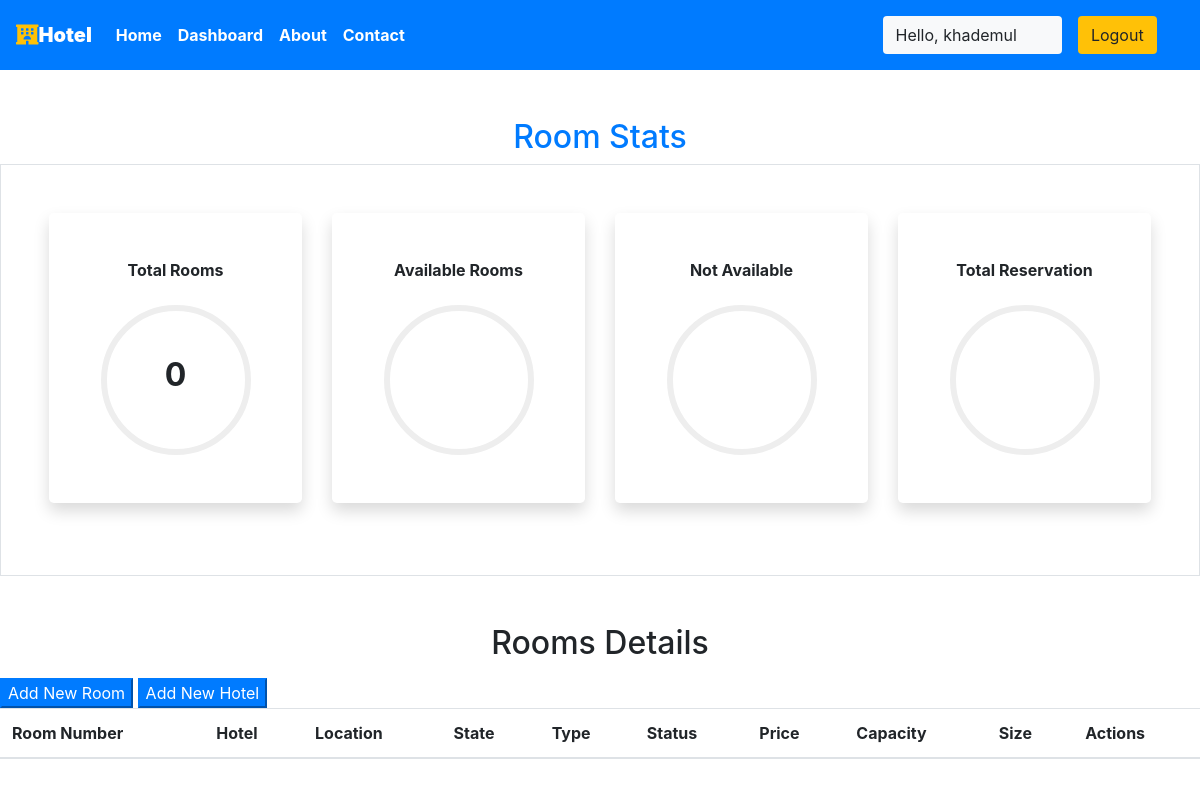
Page /staff/panel (signed in) on the earlier database version.
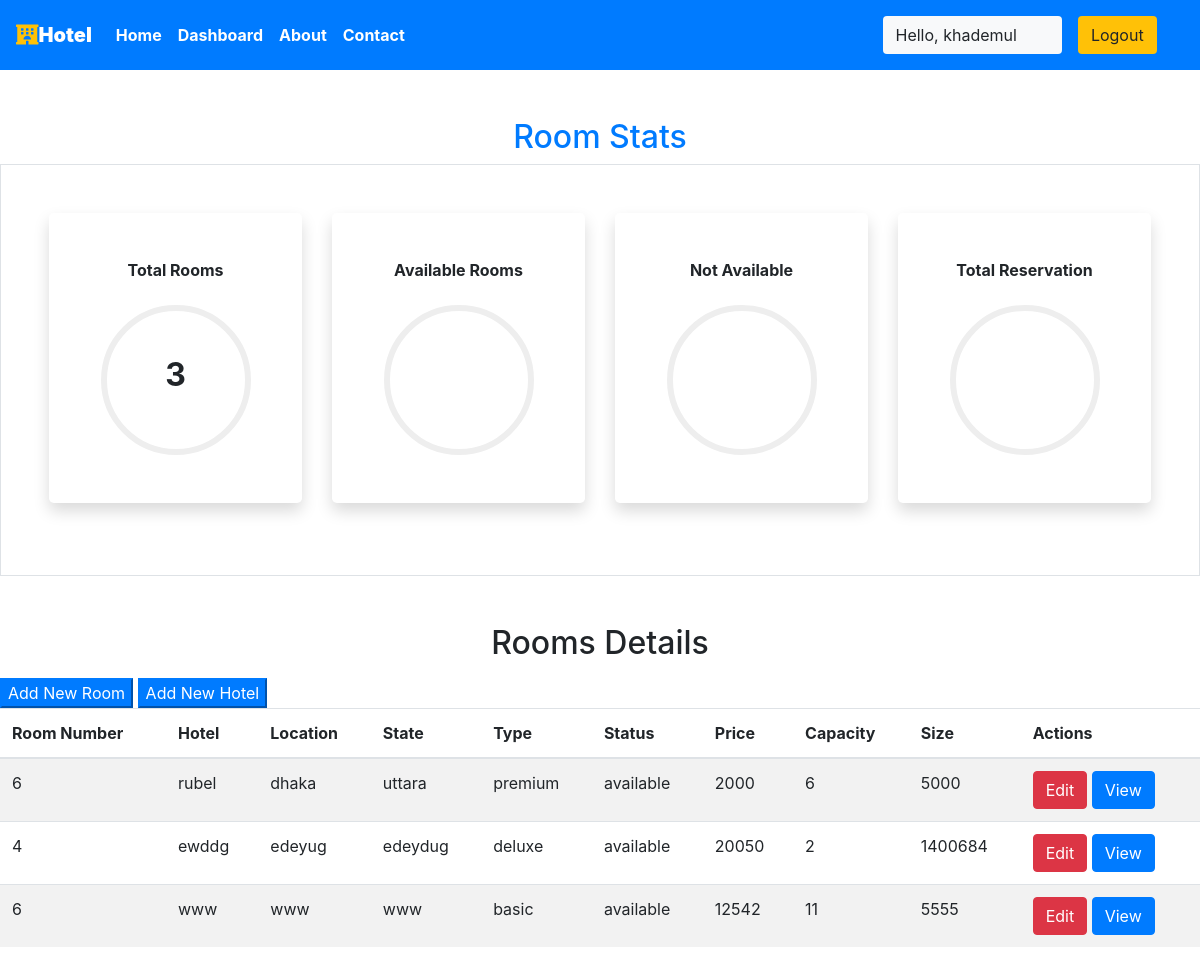
Same page on the later database version.
### main/models.py (models this page shows, shortened)
class Room(models.Model):
    ROOM_STATUS = (
    ("1", "available"),
    ("2", "not available"),
    )
    ROOM_TYPE = (
    ("1", "premium"),
    ("2", "deluxe"),
    ("3","basic"),
    )
    id = models.AutoField(primary_key=True)
    room_type = models.CharField(max_length=50,choices = ROOM_TYPE)
    capacity = models.IntegerField()
    price = models.IntegerField()
    size = models.IntegerField()
    hotel = models.ForeignKey(Hotel, on_delete = models.CASCADE)
    status = models.CharField(choices =ROOM_STATUS,max_length = 15)
    roomnumber = models.IntegerField()

class Hotel(models.Model):
    id = models.AutoField(primary_key=True)
    name = models.CharField(max_length=30,null=True)
    owner = models.ForeignKey(User, blank=True, null=True, on_delete=models.CASCADE)
    location = models.CharField(max_length=50)
    state = models.CharField(max_length=50,null=True)
    country = models.CharField(max_length=50,null=True)
    def __str__(self):
        return self.name

### main/views.py (the view)
# urls.py: path('staff/panel', views.panel,name="staffpanel"),
@login_required(login_url='/staff')
def panel(request):
    if  request.user.groups.exists():
        user = request.user
        hotell = Hotel.objects.filter(owner=user)
        totall_rooms = []
        for hotels in hotell:
            room = Room.objects.filter(hotel=hotels)
            totall_rooms += room
        total_rooms = len(totall_rooms)
        hotel = Hotel.objects.filter(owner=user)
        response = render(request,'staff/panel.html',{'name':hotel,'rooms':totall_rooms,'total_rooms':total_rooms})
        return HttpResponse(response)
    else:
        messages.success(request,"Access Denied")
        return redirect('homepage')

### main/templatetags/app_tags.py (called while the page is built)
@register.filter(name='has_group')
def has_group(user, group_name):
    group = Group.objects.get(name=group_name)
    return True if group in user.groups.all() else False

### templates/staff/panel.html (shortened to what this page needs)
{% extends 'basic.html' %} {% block title %} staff panel {% endblock title %}
{% block body %}
<section class="my-5">
  {%load app_tags%}
  <h2 class="text-center text-primary">Room Stats</h2>
  <div class="container-fluid px-5 py-5 border">
    <div class="row">
      <div class="col-xl-3 col-lg-6 col-sm-12 mb-4">
        <div class="bg-white rounded-lg p-5 shadow">
          <h2 class="h6 font-weight-bold text-center mb-4">Total Rooms</h2>
          {% if total_rooms is not none %}
          <div
            class="progress mx-auto"
            data-value="{{"
            total_rooms|percentage:total_rooms}}
          >
            <span class="progress-left">
            </span>
            <span class="progress-right">
            </span>
            <div
              class="progress-value w-100 h-100 rounded-circle d-flex align-items-center justify-content-center"
            >
              <div class="h2 font-weight-bold">{{ total_rooms}}</div>
            </div>
          </div>
          {% endif %}
        </div>
      </div>
      <div class="col-xl-3 col-lg-6 col-sm-12 mb-4">
        <div class="bg-white rounded-lg p-5 shadow">
          <h2 class="h6 font-weight-bold text-center mb-4">Available Rooms</h2>
          {% if total_rooms is not none %}
          <div
            class="progress mx-auto"
            data-value="{{"
            available|percentage:total_rooms}}
          >
            <span class="progress-left">
            </span>
            <span class="progress-right">
            </span>
            <div
              class="progress-value w-100 h-100 rounded-circle d-flex align-items-center justify-content-center"
            >
            </div>
          </div>
          {% endif %}
        </div>
      </div>
      <div class="col-xl-3 col-lg-6 col-sm-12 mb-4">
        <div class="bg-white rounded-lg p-5 shadow">
          <h2 class="h6 font-weight-bold text-center mb-4">Not Available</h2>
          {% if total_rooms is not none %}
          <div
            class="progress mx-auto"
            data-value="{{"
            unavailable|percentage:total_rooms}}
          >
            <span class="progress-left">
            </span>
            <span class="progress-right">
            </span>
            <div
              class="progress-value w-100 h-100 rounded-circle d-flex align-items-center justify-content-center"
            >
            </div>
          </div>
          {% endif %}
        </div>
      </div>
      <div class="col-xl-3 col-lg-6 col-sm-12 mb-4">
        <div class="bg-white rounded-lg p-5 shadow">
          <h2 class="h6 font-weight-bold text-center mb-4">
            Total Reservation
          </h2>
          {% if total_rooms is not none %}
          <div
            class="progress mx-auto"
            data-value="{{reserved"
            |percentage:total_rooms}}
          >
            <span class="progress-left">
            </span>
            <span class="progress-right">
            </span>
            <div
              class="progress-value w-100 h-100 rounded-circle d-flex align-items-center justify-content-center"
            >
            </div>
          </div>
          {% endif %}
        </div>
      </div>
    </div>
  </div>
</section>
<h2 class="text-center pb-2">Rooms Details</h2>
<button
  class="btn-group btn-primary"
  data-toggle="modal"
  data-target="#newroom"
>
  Add New Room
</button>
<button
  class="btn-group btn-primary"
  data-toggle="modal"
  data-target="#newlocation"
>
  Add New Hotel
</button>
<table class="table table-striped">
  <thead>
    <th>Room Number</th>
    <th>Hotel</th>
    <th>Location</th>
    <th>State</th>
    <th>Type</th>
    <th>Status</th>
    <th>Price</th>
    <th>Capacity</th>
    <th>Size</th>
    <th colspan="2">Actions</th>
  </thead>
  {% if rooms %} {% for each_room in rooms %}
  <tr>
    <td>{{each_room.roomnumber}}</td>
    <td>{{each_room.hotel}}</td>
    <td>{{each_room.hotel.location}}</td>
    <td>{{each_room.hotel.state}}</td>
    <td>{{each_room.get_room_type_display}}</td>
    <td>{{each_room.get_status_display}}</td>
    <td>{{each_room.price}}</td>
    <td>{{each_room.capacity}}</td>
    <td>{{each_room.size}}</td>
    <td colspan="2">
      <a href="/staff/panel/edit-room?roomid={{each_room.id}}"
        ><button class="btn btn-danger">Edit</button></a
      >
      <a href="/staff/panel/view-room?roomid={{each_room.id}}"
        ><button class="btn btn-primary">View</button></a
      >
    </td>
  </tr>
  {% endfor %} {% endif %}
</table>
{% endblock body %}

### templates/basic.html (shortened to what this page needs)
{% load static %}
{% load app_tags %}
<!DOCTYPE html>
<!DOCTYPE html>
<html lang="en">
<head>
    <link rel="stylesheet" href="https://use.fontawesome.com/releases/v5.7.0/css/all.css">
    <link rel="stylesheet" href="{% static 'bootstrap\bootstrap.css' %}">
    <link rel="stylesheet" href="https://maxcdn.bootstrapcdn.com/bootstrap/4.5.0/css/bootstrap.min.css" >
</head>
<body style="dbackground-image: url('https://source.unsplash.com/random');height: 100%;">
    <div class="container-fluid px-0">
        <nav class="navbar navbar-expand-lg navbar-dark bg-primary font-weight-bold">
            <a class="navbar-brand text-bold bg-black " href="/"><i class="fas fa-hotel text-warning"></i><b>Hotel </b></a>
            <div class="collapse navbar-collapse " id="navbarSupportedContent">
                <ul class="navbar-nav mr-auto ">
                    <li class="nav-item active">
                        <a class="nav-link text-bold " href="/"> Home</a>
                    </li>
                    {% if request.user|has_group:"Hotel Owner" %}
                    <li class="nav-item active">
                        <a class="nav-link text-bold" href="/staff/panel">Dashboard </a>
                    </li>
                    {% elif user.is_staff == False and user.is_authenticated %}
                    <li class="nav-item active">
                            <a class="nav-link text-bold" href="/user/bookings">My Bookings </a>
                        </li>
                    {% endif %}
                    <li class="nav-item active">
                        <a class="nav-link text-bold" href="/about">About</a>
                    </li>
                    <li class="nav-item active">
                        <a class="nav-link text-bold" href="/contact">Contact </a>
                    </li>
                </ul>
                {% if user.is_authenticated %}
                      <button class="btn btn-group bg-light" data-toggle="modal" data-target="#forlogin">
                       Hello, {{request.user}}
                       <a href="/logout" class="nav-link">
                    <button class="btn btn-group bg-warning" data-toggle="modal" data-target="#forlogin">
                        Logout
                    </button></a>&nbsp; &nbsp;
                    </button>
                {% endif %}
            </div>
        </nav>
    </div>
    {% block body %}
    {% endblock body %}
</body>
</html>

### templates/staff/panel.html (style rules this page uses)
.progress { width: 150px; height: 150px; background: none; position: relative; }
.progress::after { content: ""; width: 100%; height: 100%; border-radius: 50%; border: 6px solid #eee; position: absolute; top: 0; left: 0; }
.progress > span { width: 50%; height: 100%; overflow: hidden; position: absolute; top: 0; z-index: 1; }
.progress .progress-left { left: 0; }
.progress .progress-right { right: 0; }
.progress .progress-value { position: absolute; top: 0; left: 0; }
body { min-height: 100vh; }
.rounded-lg { border-radius: 1rem; }

### templates/basic.html (style rules this page uses)
a { text-decoration: none; }

Differences in the rows shown:
added Room: roomnumber "6", hotel "rubel", hotel.location "dhaka", hotel.state "uttara", room_type "premium", status "available", price "2000", capacity "6", size "5000"
added Room: roomnumber "4", hotel "ewddg", hotel.location "edeyug", hotel.state "edeydug", room_type "deluxe", status "available", price "20050", capacity "2", size "1400684"
added Room: roomnumber "6", hotel "www", hotel.location "www", hotel.state "www", room_type "basic", status "available", price "12542", capacity "11", size "5555"
Other differences:
{{ total_rooms }}: "0" → "3"
